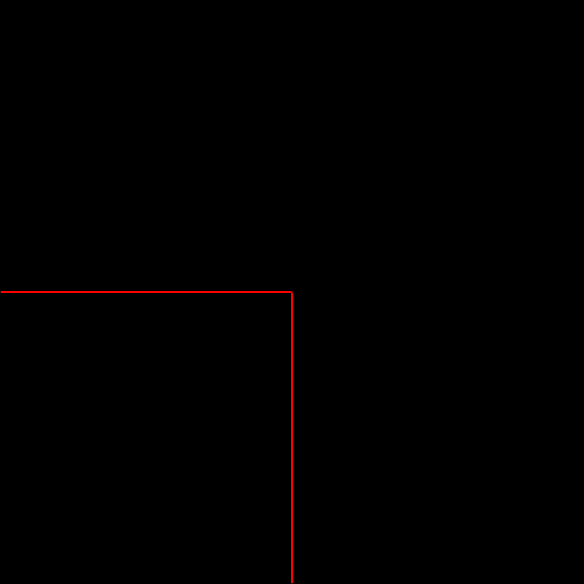
#> input picture sample/step02.png, 584 x 584 px
$ python min.py
#> lines starting #> are read from the running program, lines starting #| are printed output that depends on the picture; after the words box and inside, x2 and y2 are one past the last pixel; in counts of white or black regions, pixels touching at a corner belong together
import cv2
import numpy as np


img = cv2.imread("sample/step02.png", -1)
#> img is the input picture: shape (584, 584, 4); mean B, G, R, A 0, 0, 0.9, 1.9
alpha = img[:, :, -1]
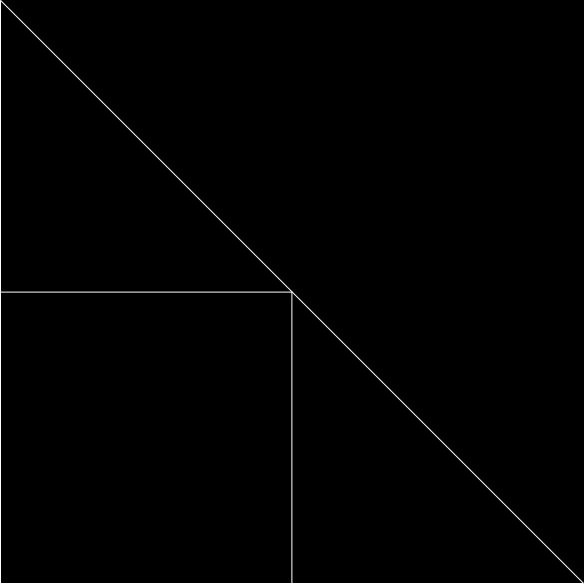
#> alpha: shape (584, 584); min 0, max 255, mean 1.9
mask = np.array(alpha == 0, dtype=np.uint8)
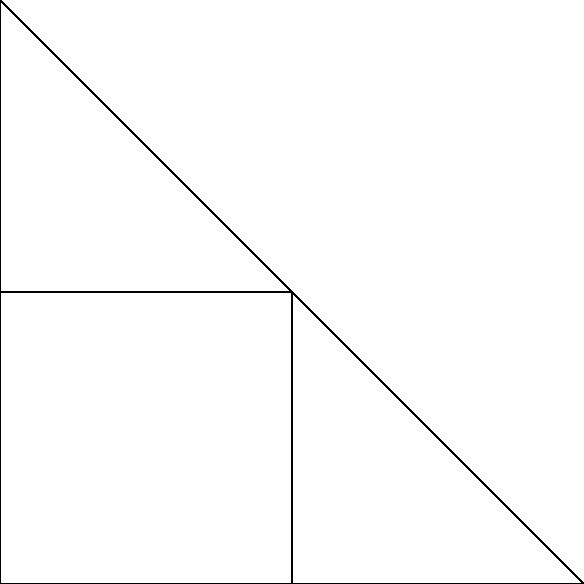
#> mask: shape (584, 584); values 0 (black) and 1 (white), 98.8% white; black in thin lines or dots
color = img[:, :, :-1]
new_img = cv2.bitwise_not(color, np.array(color), mask=mask)

gray = np.array(cv2.cvtColor(new_img, cv2.COLOR_BGR2GRAY)
                > 2, dtype=np.uint8) * 255
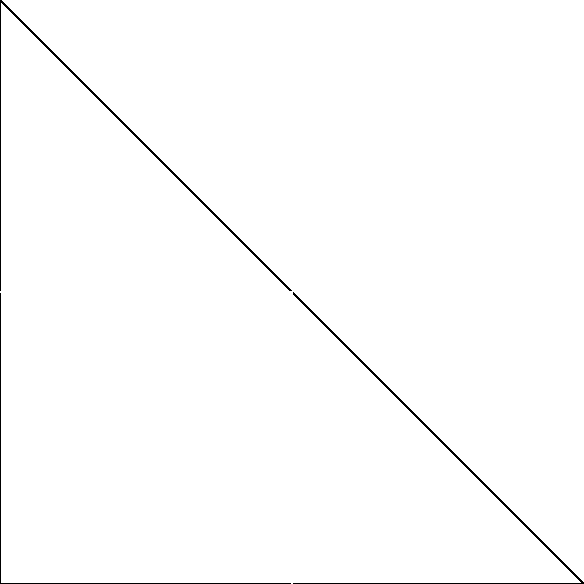
#> gray: shape (584, 584); 99.1% white; black in thin lines or dots
# dst = cv2.cornerHarris(gray, 2, 3, 0.04)
# ret, dst = cv2.threshold(dst, .1 * dst.max(), 255, 0)
# dst = np.uint8(dst)

corners = np.int0(cv2.goodFeaturesToTrack(gray, 100, 0.01, 10))[:, 0, :]
#> corners = [[2, 581], [293, 292], [579, 582], [1, 4]]


print(corners)
#| [[  2 581]
#|  [293 292]
#|  [579 582]
#|  [  1   4]]
cv2.imshow('test', gray)

cv2.waitKey(0)
cv2.destroyAllWindows()

$ run again, with sample/step01.png copied over sample/step02.png
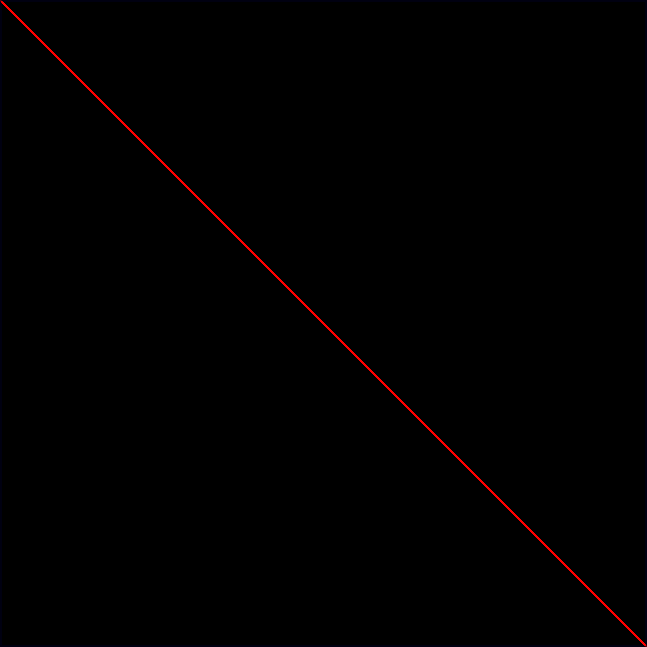
#> input picture sample/step01.png, 647 x 647 px
#> img is the input picture: shape (647, 647, 4); mean B, G, R, A 0.2, 0, 1.2, 2.2
#> `mask = np.array(alpha == 0, dtype=np.uint8)`:
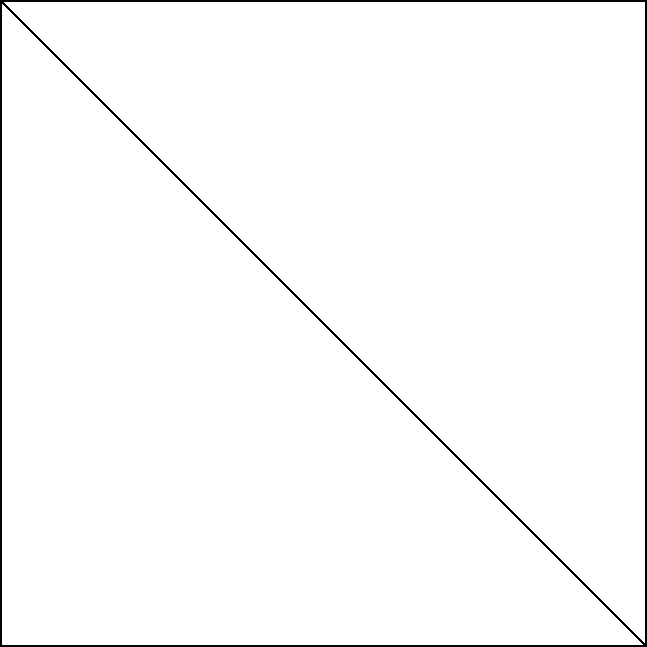
#> mask: shape (647, 647); values 0 (black) and 1 (white), 98.3% white; 1 black region, box (x1, y1, x2, y2) and area: (0, 0, 647, 647) 7087
#> `gray = np.array(cv2.cvtColor(new_img, cv2.COLOR_BGR2GRAY) > 2, dtype=n..`:
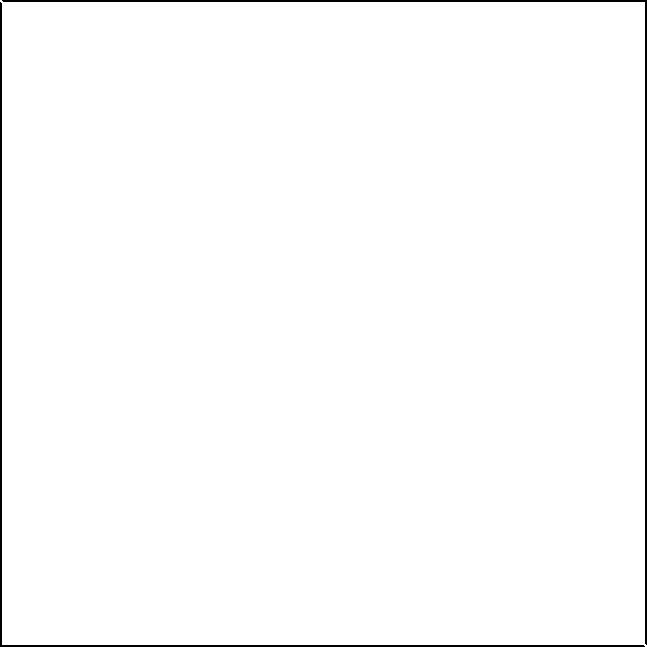
#> gray: shape (647, 647); 98.8% white; 2 black regions, box (x1, y1, x2, y2) and area: (2, 0, 647, 645) 2574, (0, 2, 645, 647) 2574
#> corners = [[2, 644], [644, 2], [645, 645], [3, 3]]
#| [[  2 644]
#|  [644   2]
#|  [645 645]
#|  [  3   3]]
